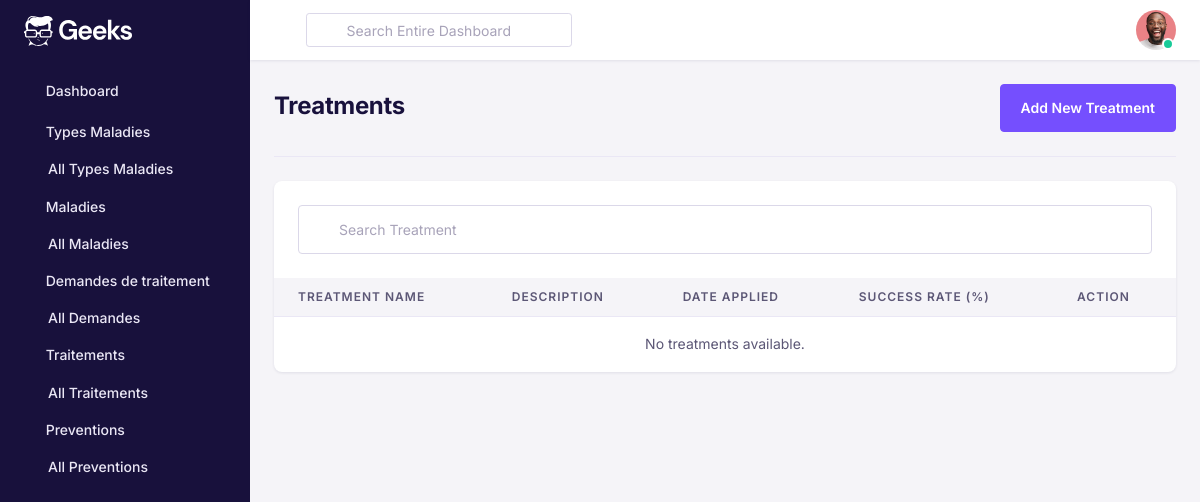
/treatments/ (signed in), run on an earlier commit of the app's database.
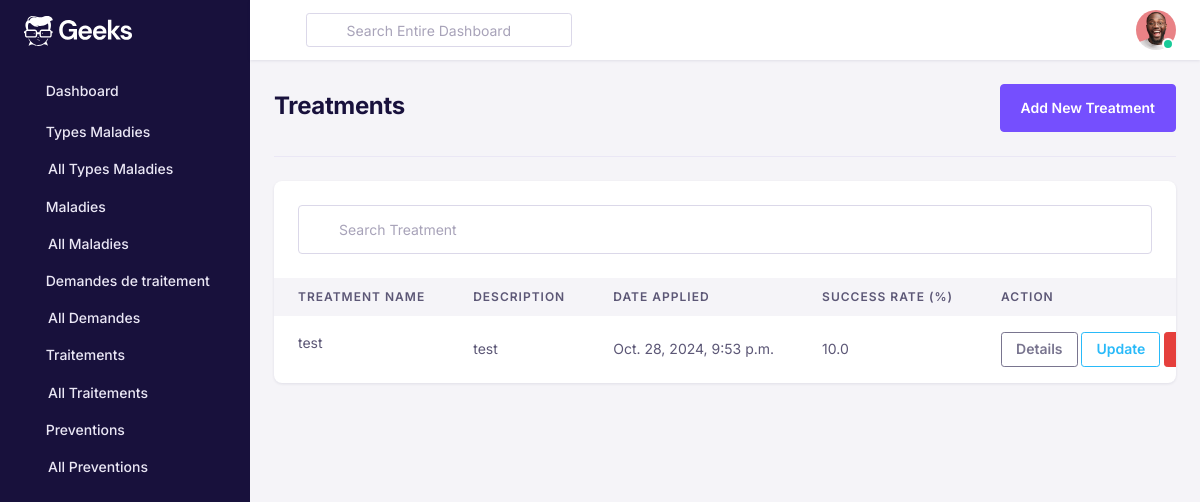
And on a later commit of the database.
### TraitementApp/models.py (models this page shows, shortened)
class Treatment(models.Model):
    name = models.CharField(max_length=255)
    description = models.TextField(blank=True, null=True)
    date_applied = models.DateTimeField( null=True)
    success_rate = models.FloatField(blank=True, null=True)
    notes = models.TextField(blank=True, null=True)
    methodes_traitement = models.ManyToManyField(MethodeTraitement, blank=True, related_name="traitements")

### UserApp/decorators.py (the view)
        def _wrapped_view(request, *args, **kwargs):
            if request.user.is_authenticated and request.user.role == role:
                return view_func(request, *args, **kwargs)
            else:
                raise PermissionDenied

### TraitementApp/views.py (called while the page is built)
@login_required
@role_required("ADMIN")
def treatment_list(request):
    treatments = Treatment.objects.all()
    return render(request, 'treatment_list.html', {'treatments': treatments})

### TraitementApp/Templates/treatment_list.html (shortened to what the changed rows need)
<!DOCTYPE html>
<html lang="en">
{% load static %}
<head>
    <link href="{% static 'assets/fonts/feather/feather.css' %}" rel="stylesheet" />
    <link href="{% static 'assets/libs/dragula/dist/dragula.min.css' %}" rel="stylesheet" />
    <link href="{% static 'assets/libs/@mdi/font/css/materialdesignicons.min.css' %}" rel="stylesheet" />
    <link href="{% static 'assets/libs/prismjs/themes/prism.css' %}" rel="stylesheet" />
    <link href="{% static 'assets/libs/dropzone/dist/dropzone.css' %}" rel="stylesheet" />
    <link href="{% static 'assets/libs/magnific-popup/dist/magnific-popup.css' %}" rel="stylesheet" />
    <link href="{% static 'assets/libs/bootstrap-select/dist/css/bootstrap-select.min.css' %}" rel="stylesheet">
    <link href="{% static 'assets/libs/@yaireo/tagify/dist/tagify.css' %}" rel="stylesheet">
    <link href="{% static 'assets/libs/tiny-slider/dist/tiny-slider.css' %}" rel="stylesheet">
    <link href="{% static 'assets/libs/tippy.js/dist/tippy.css' %}" rel="stylesheet">
    <link rel="stylesheet" href="{% static 'assets/css/theme.min.css' %}">
</head>
<body>
    <div id="db-wrapper">
        <div id="page-content">
            <div class="container-fluid p-4">
                <div class="row">
                    <div class="col-lg-12 col-md-12 col-12">
                        <div class="border-bottom pb-4 mb-4 d-lg-flex align-items-center justify-content-between">
                            <div class="mb-2 mb-lg-0">
                                <h1 class="mb-1 h2 font-weight-bold">Treatments</h1>
                            </div>
                        </div>
                    </div>
                </div>
                <div class="row">
                    <div class="col-lg-12 col-md-12 col-12">
                        <div class="card rounded-lg">
                            <div>
                                <div class="table-responsive border-0 overflow-y-hidden">
                                    <table class="table mb-0 text-nowrap">
                                        <thead>
                                            <tr>
                                                <th scope="col" class="border-0 text-uppercase">Treatment Name</th>
                                                <th scope="col" class="border-0 text-uppercase">Description</th>
                                                <th scope="col" class="border-0 text-uppercase">Date Applied</th>
                                                <th scope="col" class="border-0 text-uppercase">Success Rate (%)</th>
                                                <th scope="col" class="border-0 text-uppercase">Action</th>
                                            </tr>
                                        </thead>
                                        <tbody>
                                            {% for treatment in treatments %}
                                            <tr>
                                                <td class="border-top-0">{{ treatment.name }}</td>
                                                <td class="align-middle border-top-0">{{ treatment.description }}</td>
                                                <td class="align-middle border-top-0">{{ treatment.date_applied }}</td>
                                                <td class="align-middle border-top-0">{{ treatment.success_rate }}</td>
                                                <td class="align-middle border-top-0">
                                                    <a href="{% url 'treatment-detail' treatment.id %}" class="btn btn-outline-secondary btn-sm">Details</a>
                                                    <a href="{% url 'treatment-update' treatment.id %}" class="btn btn-outline-info btn-sm">Update</a>
                                                    <a href="#" class="btn btn-danger btn-sm" data-toggle="modal" data-target="#deleteModal{{ treatment.id }}">
                                                    </a>
                                                </td>
                                            </tr>
                                            {% empty %}
                                            <tr>
                                                <td colspan="5" class="text-center">No treatments available.</td>
                                            </tr>
                                            {% endfor %}
                                        </tbody>
                                    </table>
                                </div>
                            </div>
                        </div>
                    </div>
                </div>
            </div>
        </div>
    </div>
</body>
</html>

What changed in the data, as far as the page shows it:
added Treatment: name "test", description "test", date_applied "Oct. 28, 2024, 9:53 p.m.", success_rate "10.0"
Also different on the page:
text no longer shown: "No treatments available."
